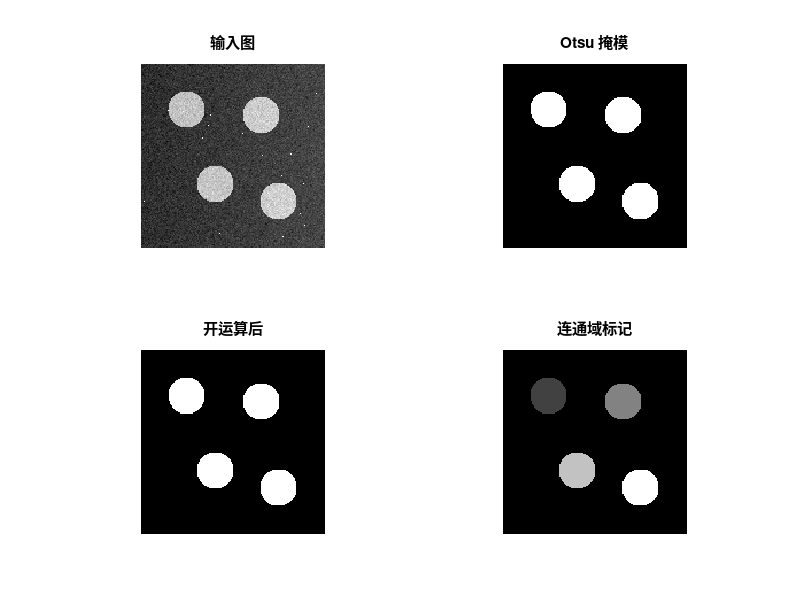

MATLAB code to generate this figure:
%% 15-full-pipeline.m | 传统算法综合流水线（颗粒计数与测量）
%% GNU Octave，零第三方依赖；合成图像，无需任何外部文件
clear; close all; clc;
SHOW = ~strcmp(getenv("IP_HEADLESS"), "1");
% ---- 参数区（消融实验只改这里）----
N = 160; sigma = 1.2; min_area = 150; noise_sigma = 0.05;
randn("seed", 151); rand("seed", 151);
centers = [40 40; 105 45; 65 105; 120 120];   % 4 个真值颗粒 (列, 行)
R = 16;
% ---- 1) 造图：4 个圆盘 + 亮度漂移 + 噪声 + 孤立亮点 ----
[X, Y] = meshgrid(1:N, 1:N);
f = 0.18 + 0.10*(X/N);                          % 缓慢亮度漂移
for k = 1:rows(centers)
  f = f + 0.55*double((X-centers(k,1)).^2 + (Y-centers(k,2)).^2 < R^2);
end
f = min(max(f + noise_sigma*randn(N,N), 0), 1);
sp = rand(N,N);
f(sp < 0.001) = 1;                              % 少量孤立亮点
% ---- 2) 平滑：可分离高斯 ----
x = -4:4; w = exp(-x.^2/(2*sigma^2)); w = w/sum(w);
s = conv2(conv2(f, w, "same"), w', "same");
% ---- 3) Otsu 阈值 ----
bins = 64; q = round(s(:)*(bins-1)) + 1;
h = zeros(bins,1);
for i = 1:numel(q), h(q(i)) = h(q(i)) + 1; end
levels = (0:bins-1)'/(bins-1); total = numel(q);
best = -1; bt = 2;
for t = 2:bins
  w0 = sum(h(1:t-1))/total; w1 = 1-w0;
  if w0 == 0 || w1 == 0, continue; end
  m0 = sum(levels(1:t-1).*h(1:t-1))/sum(h(1:t-1));
  m1 = sum(levels(t:bins).*h(t:bins))/sum(h(t:bins));
  v = w0*w1*(m0-m1)^2;
  if v > best, best = v; bt = t; end
end
bw = s > levels(bt);
% ---- 4) 形态学开运算（3x3 腐蚀再膨胀，内联实现）----
p = 1; ae = zeros(N+2, N+2); ae(2:N+1, 2:N+1) = bw;
ero = zeros(N,N);
for r = 1:N
  for c = 1:N, blk = ae(r:r+2, c:c+2); ero(r,c) = double(all(blk(:)==1)); end
end
ad = zeros(N+2, N+2); ad(2:N+1, 2:N+1) = ero;
clean = zeros(N,N);
for r = 1:N
  for c = 1:N, blk = ad(r:r+2, c:c+2); clean(r,c) = double(any(blk(:)==1)); end
end
% ---- 5) 4 连通域标记 ----
labels = zeros(N,N); count = 0; areas = []; cents = [];
for r = 1:N
  for c = 1:N
    if clean(r,c) == 1 && labels(r,c) == 0
      count = count + 1; stack = [r, c]; labels(r,c) = count;
      area = 0; sr = 0; sc = 0;
      while ~isempty(stack)
        cur = stack(end,:); stack(end,:) = [];
        rr = cur(1); cc = cur(2); area = area + 1; sr = sr + rr; sc = sc + cc;
        nb = [rr-1 cc; rr+1 cc; rr cc-1; rr cc+1];
        for t = 1:4
          nr = nb(t,1); nc = nb(t,2);
          if nr>=1 && nr<=N && nc>=1 && nc<=N && clean(nr,nc)==1 && labels(nr,nc)==0
            labels(nr,nc) = count; stack = [stack; nr, nc];
          end
        end
      end
      areas(count) = area; cents(count,:) = [sc/area, sr/area];
    end
  end
end
keep = find(areas >= min_area);
% ---- 6) 统计输出 ----
printf("==== 颗粒计数流水线报告 ====\n");
printf("参数: sigma=%.2f min_area=%d noise=%.3f | Otsu 阈值=%.4f\n", sigma, min_area, noise_sigma, levels(bt));
printf("真值颗粒数 = %d, 阈值后连通域 = %d, 面积筛后 = %d\n", rows(centers), count, numel(keep));
printf("理论单颗粒面积 = %.0f (pi*R^2, R=%d)\n", pi*R^2, R);
printf("保留域面积: "); printf("%d ", areas(keep)); printf("\n");
printf("保留域质心 (列,行):\n"); printf("  (%.1f, %.1f)\n", cents(keep,1), cents(keep,2));
printf("保留域平均面积 = %.1f, 面积标准差 = %.1f\n", mean(areas(keep)), std(areas(keep)));
printf("计数误差 = %d\n", abs(numel(keep) - rows(centers)));
% ---- 可视化 ----
if SHOW
  figure("name", "15 综合流水线");
  subplot(2, 2, 1); imagesc(f, [0 1]); colormap gray; axis image off; title("输入图");
  subplot(2, 2, 2); imagesc(bw, [0 1]); axis image off; title("Otsu 掩模");
  subplot(2, 2, 3); imagesc(clean, [0 1]); axis image off; title("开运算后");
  subplot(2, 2, 4); imagesc(labels); axis image off; title("连通域标记");
end
